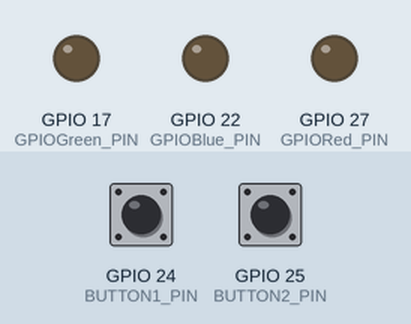
The program below on a simulated Raspberry Pi (BCM pin numbers). Shown: output pins drawn as LEDs (lit = HIGH). Dashed ring = blinking. Inputs (shaded band) come from the test bench; at power-on: GPIO 25 (BUTTON2_PIN) LOW, GPIO 24 (BUTTON1_PIN) LOW.

Above: at 1.2 s.
1.3 s: GPIO 25 (BUTTON2_PIN) pulled HIGH for 1 s
At 1.42 s:
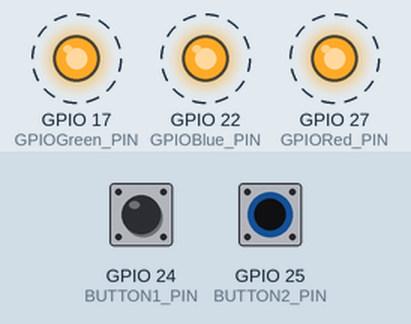
3.8 s: GPIO 25 (BUTTON2_PIN) pulled HIGH for 3.2 s
At 8.2 s:
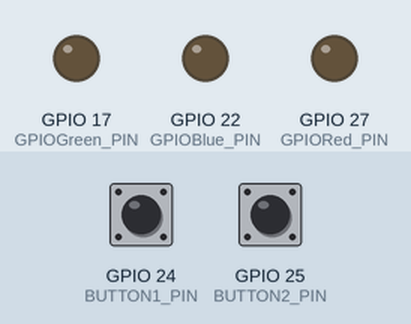
8.5 s: GPIO 24 (BUTTON1_PIN) pulled HIGH for 3.2 s
At 8.8 s:
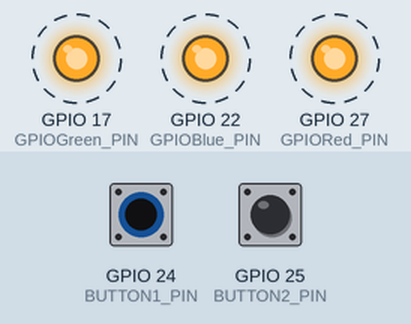
Timing chart, 0 to 13.0 s (numbered marks = the images above; inputs shaded):
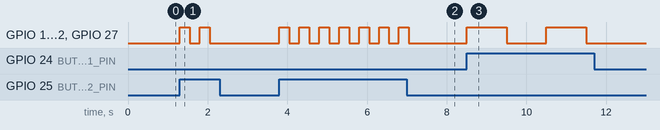

Measured:
- after the input at 1.3 s, GPIO 17 (GPIOGreen_PIN), GPIO 22 (GPIOBlue_PIN), GPIO 27 (GPIORed_PIN): alternates HIGH for 0.25 s and LOW for 0.25 s, 4 changes in all, then stays LOW, starting at once
- after the input at 3.8 s, GPIO 17 (GPIOGreen_PIN), GPIO 22 (GPIOBlue_PIN), GPIO 27 (GPIORed_PIN): alternates HIGH for 0.25 s and LOW for 0.25 s, 14 changes in all, then stays LOW, starting at once
- after the input at 8.5 s, GPIO 17 (GPIOGreen_PIN), GPIO 22 (GPIOBlue_PIN), GPIO 27 (GPIORed_PIN): alternates HIGH for 1.0 s and LOW for 1.0 s, 4 changes in all, then stays LOW, starting at once

The program:

LED_Fun5.py
```python
# (licence header left out)
#import the Raspberry Pi GPIO Library
import RPi.GPIO as GPIO
import time

# Define OUTPUT Pins on RPI for the LEDs
GPIORed_PIN=27
GPIOGreen_PIN=17
GPIOBlue_PIN=22

# How about some input please?
BUTTON1_PIN=24
BUTTON2_PIN=25

# How long do we sleep between cycles
SLEEP_TIME=1

# Set the pins on the GPIO up.

# Setup the OUTPUTS (LEDS)
GPIO.setmode(GPIO.BCM)
GPIO.setup(GPIORed_PIN, GPIO.OUT)
GPIO.setup(GPIOGreen_PIN, GPIO.OUT)
GPIO.setup(GPIOBlue_PIN, GPIO.OUT)

#Setup the INPUTs (Buttons)
GPIO.setup(BUTTON1_PIN, GPIO.IN)
GPIO.setup(BUTTON2_PIN, GPIO.IN)

def blink_all_leds(SLEEP_TIME):
        GPIO.output(GPIORed_PIN, True)
        GPIO.output(GPIOGreen_PIN, True)
        GPIO.output(GPIOBlue_PIN, True)
        time.sleep(SLEEP_TIME)
        GPIO.output(GPIORed_PIN, False)
        GPIO.output(GPIOGreen_PIN, False)
        GPIO.output(GPIOBlue_PIN, False)
        time.sleep(SLEEP_TIME)

while True:
  if ( GPIO.input(BUTTON1_PIN) == True ):
	blink_all_leds(1)

  if ( GPIO.input(BUTTON2_PIN) == True ):
	blink_all_leds(0.25)
```
